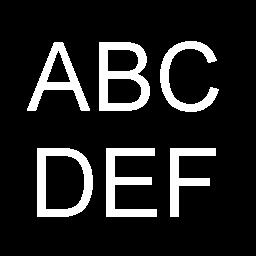
//> input picture ComputerVision_hw1/ComputerVision_hw1/abcdef.jpg, 256 x 256 px
$ ./main   (built with g++ and OpenCV 4)
//> lines starting //> are read from the running program, lines starting //| are printed output that depends on the picture; after the words box and inside, x2 and y2 are one past the last pixel; in counts of white or black regions, pixels touching at a corner belong together
#include <iostream>
#include <fstream>
#include <opencv.hpp>
//#include <opencv2/ml/ml.hpp>
//#include <opencv2\highgui\highgui.hpp>
using namespace std;
using namespace cv;

/***************************************************
* 【膨胀操作】
* 传入两个矩阵
* 操作后返回一个新的矩阵
* 【实现原理】
* 新建与原图像矩阵大小相同的返回矩阵；
* 遍历图像矩阵，比较图像矩阵与结构矩阵的重叠处是否存在一致
* 如果存在则把返回矩阵该位置置为1，否则置为0。
***************************************************/
Mat dilation(Mat image, Mat mask,int c)
{
	Mat result = Mat::zeros(image.rows, image.cols,CV_8U);
	for (int i = 0; i < image.rows; i++){
		for (int j = 0; j < image.cols; j++){
			bool flag = false;
			for (int k = i - mask.rows / 2; k <= i + mask.rows / 2; k++){
				for (int m = j - mask.cols / 2; m <= j + mask.cols / 2; m++){
					if (k < 0 || m < 0 || k >= image.rows || m >= image.cols)
						continue;
					if (mask.at<uchar>(k + mask.rows / 2 - i,m + mask.cols / 2 - j) == c && c == image.at<uchar>(k,m)){
						flag = true;
						result.at<uchar>(i, j) = c;//1;
						break;
					}
				}
				if (flag) break;
			}
			if (!flag)	result.at<uchar>(i, j) = 0;
		}
	}
	return result;
}

/***************************************************
* 【腐蚀操作】
* 传入两个矩阵
* 操作后返回一个新的矩阵
* 【实现原理】
* 新建与原图像矩阵大小相同的返回矩阵；
* 遍历图像矩阵，比较图像矩阵与结构矩阵的重叠处是否全部一致
* 如果一致则把返回矩阵该位置置为1，否则置为0。
***************************************************/
Mat erosion(Mat image, Mat mask,int c)
{
	Mat result = image * 1;
	for (int i = 1; i < image.rows-1; i++)
	{
		for (int j = 1; j < image.cols-1; j++)
		{
			bool flag = false;
			/*if (i< mask.rows / 2 || j < mask.cols / 2 || image.rows - i < mask.rows / 2 || image.cols - j < mask.cols / 2)
				continue;*/
			for (int k = i - mask.rows / 2; k <= i + mask.rows / 2; k++)
			{
				for (int m = j - mask.cols / 2; m <= j + mask.cols / 2; m++)
				{
					if (k < 0 || m < 0 || k >= image.rows || m >= image.cols)
					{
						continue;
					}
					if (mask.at<uchar>(k + mask.rows / 2 - i, m + mask.cols / 2 - j) == c && c != image.at<uchar>(k, m))
					{
						flag = true;
						result.at<uchar>(i, j) = 0;
						break;
					}
				}
				if (flag)	break;
			}
			if (!flag)	result.at<uchar>(i, j) = c;//1;
		}
	}
	return result;
}

/***************************************************
* 【开操作】
* 传入两个矩阵
* 操作后返回一个新的矩阵
* 【实现原理】
* 先进行一次腐蚀操作；
* 再进行一次膨胀操作。
***************************************************/
// [6 lines left out: function open, not called in this run]

/***************************************************
* 【闭操作】
* 传入两个矩阵
* 操作后返回一个新的矩阵
* 【实现原理】
* 先进行一次膨胀操作；
* 再进行一次腐蚀操作。
***************************************************/
// [97 lines left out: functions close, hitormiss, Rotation1, Rotation2, compare, display and 2 more, not called in this run]

//测试代码
int test()
{
	IplImage *image = cvLoadImage("abcdef.jpg", 1);
//> image is the input picture: 256 rows x 256 cols, CV_8UC3; min 0, max 255, mean 34.9
	//cvNamedWindow("Src Image");
	//cvShowImage("Src Image", image);

	IplImage *grayImage = cvCreateImage(cvGetSize(image), IPL_DEPTH_8U, 1);
	cvCvtColor(image, grayImage, CV_RGB2GRAY);
	//cvNamedWindow("Gray Image");
	//cvShowImage("Gray Image", grayImage);

	IplImage *binaryImage = cvCreateImage(cvGetSize(image), IPL_DEPTH_8U, 1);
	cvThreshold(grayImage, binaryImage, 150, 255, CV_THRESH_BINARY);
//> binaryImage: 256 rows x 256 cols, CV_8UC1; 13.7% white; 6 white regions, box (x1, y1, x2, y2) and area: (99, 42, 150, 111) 1855, (37, 148, 93, 217) 1668, (106, 148, 157, 217) 1573, (27, 42, 90, 111) 1364, (160, 41, 219, 112) 1344, (170, 148, 216, 217) 1165
	cvNamedWindow("Binary Image");
	cvShowImage("Binary Image", binaryImage);
	ofstream ofs("binary.txt");
	ofs << Mat(binaryImage) << endl;;
	Mat imageMat(binaryImage,0);

	//构造一个3*3的正方形进行膨胀和腐蚀处理
	Mat structureElement = Mat::zeros(3, 3, CV_8U);
	// [7 lines of commented-out code are left out]
	structureElement.at<uchar>(0, 1) = structureElement.at <uchar>(2, 1)=
	structureElement.at <uchar>(1, 0) = structureElement.at <uchar>(1, 1) = structureElement.at <uchar>(1, 2) = 255;
	ofs.close();
	ofs.open("struct.txt");
	ofs << structureElement << endl;
	ofs.close();
	Mat ret = dilation(imageMat, structureElement,255);
//> after the loop in dilation, `for (int i = 0; i < image.rows; i++)`:
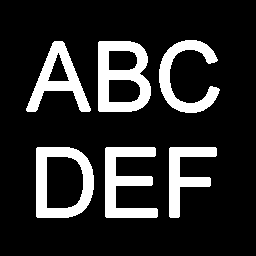
//> result: 256 rows x 256 cols, CV_8UC1; 16.9% white; 6 white regions, box (x1, y1, x2, y2) and area: (98, 41, 151, 112) 2259, (36, 147, 94, 218) 2042, (105, 147, 158, 218) 1963, (26, 41, 91, 112) 1679, (159, 40, 220, 113) 1647, (169, 147, 217, 218) 1454
	IplImage dilationImage = ret;
	cvNamedWindow("Dilated Image");
	cvShowImage("Dilated Image", &dilationImage);

	ret = erosion(imageMat, structureElement,255);
//> after the loop in erosion, `for (int i = 1; i < image.rows-1; i++)`:
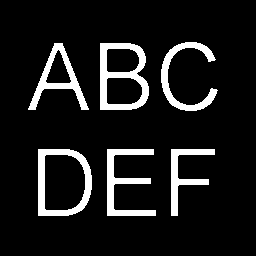
//> result: 256 rows x 256 cols, CV_8UC1; 10.5% white; 6 white regions, box (x1, y1, x2, y2) and area: (100, 43, 149, 110) 1447, (38, 149, 92, 216) 1294, (107, 149, 156, 216) 1187, (28, 43, 89, 110) 1048, (161, 42, 218, 111) 1045, (171, 149, 215, 216) 880
	IplImage erosionImage = ret;
	cvNamedWindow("Erosed Image");
	cvShowImage("Erosed Image", &erosionImage);
	waitKey(0);
	return 0;
}

// [148 lines left out: functions testThin, testErosion, testHitormiss, testSkeleton, not called in this run]
int main()
{
	//testSkeleton();
	test();
	return 0;
}
